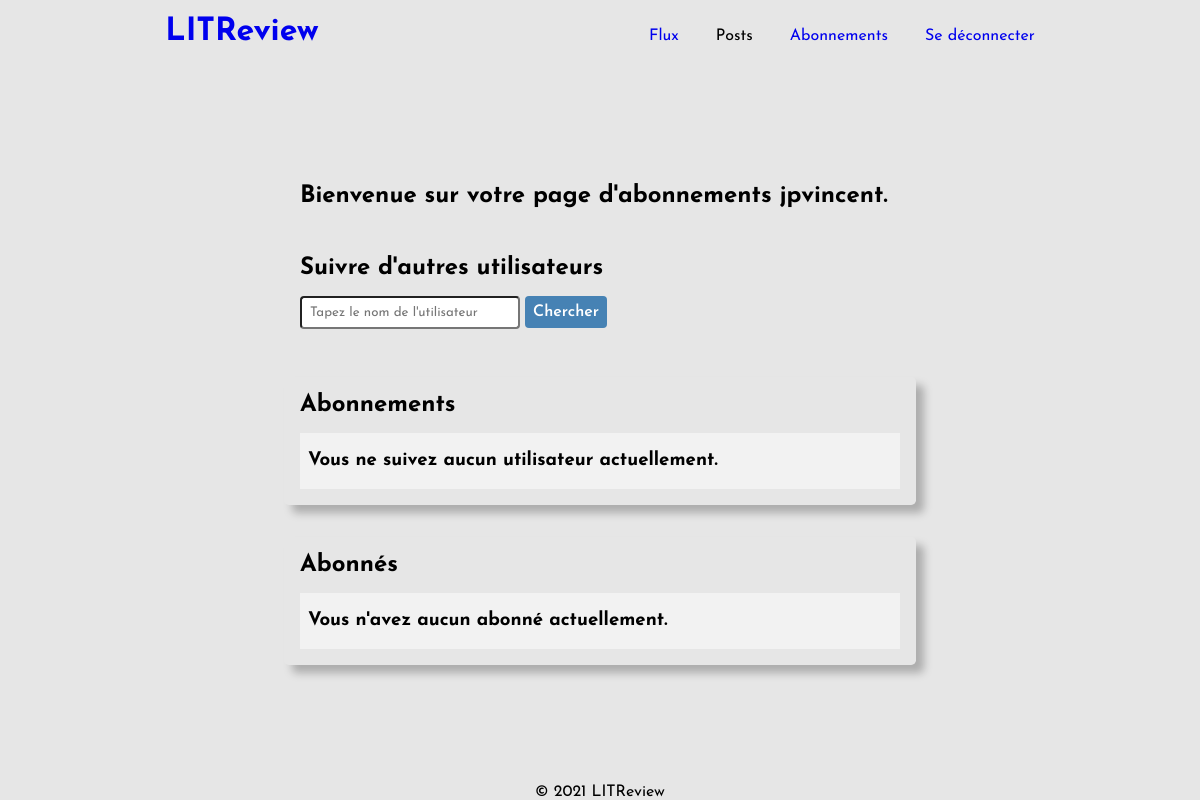
Page /subscriptions/ (signed in) on the earlier database version.
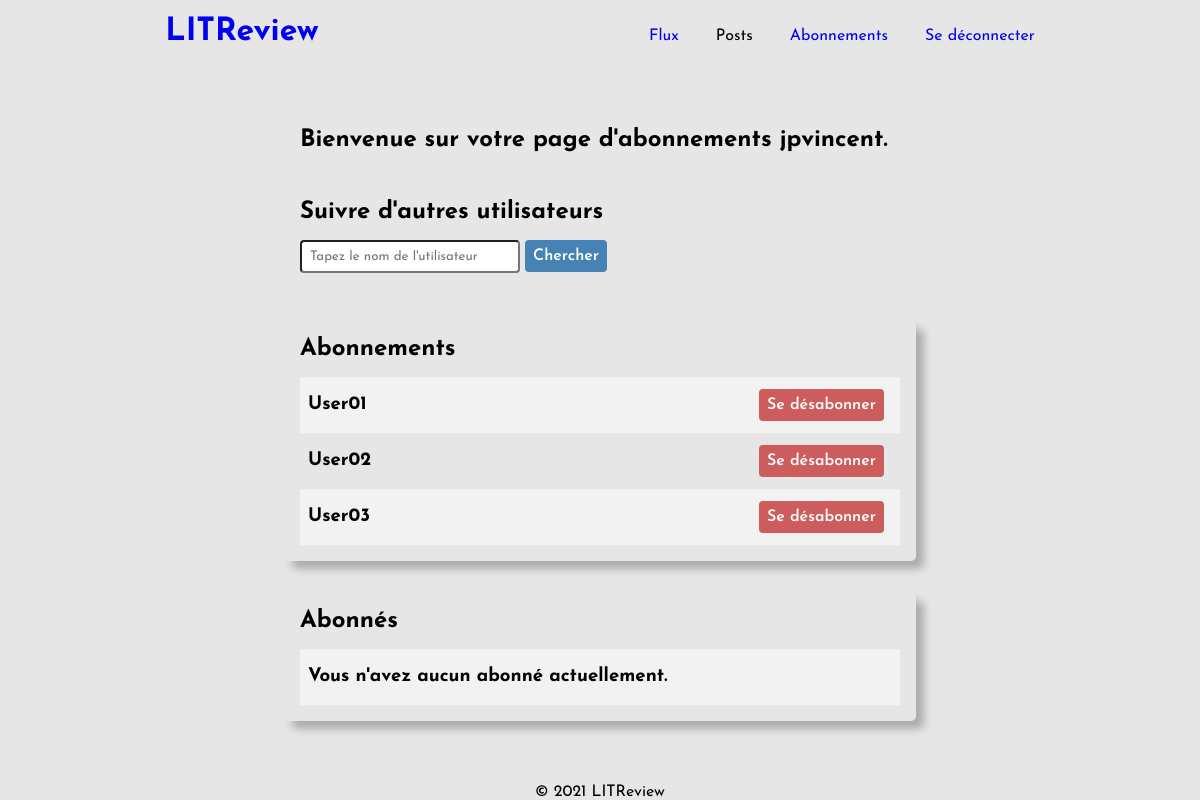
Same page on the later database version.
### accounts/models.py (models this page shows)
class CustomUser(AbstractUser):
    pass

### accounts/views.py (the view, shortened to what this page needs)
# urls.py: path('subscriptions/', subscriptions_view, name="subscriptions"),
def subscriptions_view(request):
    current_user_id = request.user.id
    followers = UserFollows.objects.filter(followed_user_id=current_user_id).values()
    followers = [follower["user_id"] for follower in followers]
    followed_users = UserFollows.objects.filter(user_id=current_user_id).values()
    followed_users = [user["followed_user_id"] for user in followed_users]
    followers = [CustomUser.objects.get(pk=follower_id) for follower_id in followers]
    followed_users = [CustomUser.objects.get(pk=user_id) for user_id in followed_users]
    context = {"followers": followers,
               "followed_users": followed_users}
    return render(request, "accounts/subscriptions.html", context)

### accounts/templates/accounts/subscriptions.html (shortened to what this page needs)
{% extends "base.html" %}
{% block content %}
{% if not user.is_authenticated %}
    <p>
        <h2>Merci de vous identifier en page d'accueil afin d'avoir accès à vos abonnements.</h2>
    </p>
    <p>
        <a href="{% url 'accounts:index' %}"><buttom class="btn btn-submit">Revenir à l'accueil</buttom></a>
    </p>
{% else %}
            <section class="main-section">
                <h2>Bienvenue sur votre page d'abonnements {{ user.username }}.</h2>
            </section>
            <section class="main-section main-section-list">
                <h2>Suivre d'autres utilisateurs</h2>
                <form method="POST">
                    <input type="text" name="user_search" placeholder="Tapez le nom de l'utilisateur" id="id_user_search">
                    <input type="submit" value="Chercher" class="btn btn-submit">
                </form>
            </section>
            <section class="main-section main-section-list shadow-box">
                <h2>Abonnements</h2>
                {% for user in followed_users %}
                    <div>
                        <h3>{{ user }}</h3>
                        <a href="{% url 'accounts:unsubscribe' user_id=user.id %}" method="POST"><button class="btn btn-delete">Se désabonner</button></a>
                    </div>
                {% empty %}
                <div>
                    <h3>Vous ne suivez aucun utilisateur actuellement.</h3>
                </div>
                {% endfor %}
            </section>
            <section class="main-section main-section-list shadow-box">
                <h2>Abonnés</h2>
                {% for follower in followers %}
                    <div>
                        <h3>{{ follower }}</h3>
                    </div>
                {% empty %}
                    <div>
                        <h3>Vous n'avez aucun abonné actuellement.</h3>
                    </div>
                {% endfor %}
            </section>
{% endif %}
{% endblock %}

### templates/base.html (shortened to what this page needs)
{% load static %}
<!DOCTYPE html>
<html lang="en">
<head>
    <link rel="stylesheet" href="{% static 'css/style.css' %}">
</head>
<body>
    <header>
        <a href="{% url 'accounts:index' %}">
            <h1>LITReview</h1>
        </a>
        {% if request.user.is_authenticated %}
            <nav>
                    <a href="{% url 'accounts:index' %}">Flux</a>
                    <a href="">Posts</a>
                    <a href="{% url 'accounts:subscriptions' %}">Abonnements</a>
                    <a href="{% url 'accounts:logout' %}">Se déconnecter</a>
            </nav>
        {% endif %}
    </header>
    <main>
        {% block content %}{% endblock %}
    </main>
    <footer>
        &copy; {% now "Y" %} LITReview
    </footer>
</body>
</html>

### accounts/static/css/style.css (style rules this page uses)
* { font-family: 'Josefin Sans', sans-serif; }
body { background-color: rgba(230,230,230,1); }
input { background-color: #fff; padding: .5rem; }
html, body { height: 100%; }
header { display: flex; align-items: baseline; justify-content: space-around; }
a { text-decoration: none; padding: 1rem; }
.login h2, .signup h2, .main-section h2,form,p,article { margin-bottom: 1rem; text-align: justify; }
.main-section { margin: 1rem auto; width: 50%; }
.shadow-box { border: 0; border-radius: .3rem; padding: 1rem; box-shadow: .5rem .5rem .5rem rgba(0,0,0,.25); }
.main-section-list > div { display: flex; justify-content: space-between; padding: .5rem; align-items: center; min-height: 2.5rem; }
.main-section-list > div a { padding: 0; margin-right: .5rem; }
.main-section-list > div:nth-child(even) { background-color: rgba(255,255,255,.5); }
#id_user_search { min-width: 200px; border-radius: .25rem; }
.btn { border: 0; border-radius: .25rem; margin: auto; padding: .5rem; cursor: pointer; font-size: 1rem; font-weight: 600; }
.btn-submit { color: #fff; background-color: steelblue; }
.btn-delete { color: #fff; background-color: indianred; }
main { min-height: 90%; display: flex; flex-direction: column; justify-content: center; align-items: center; }
footer { display: flex; align-items: baseline; justify-content: space-around; }

Differences in the rows shown:
now on this page (row edited): CustomUser: username "User01"
now on this page (row unchanged): CustomUser: username "User02"
now on this page (row edited): CustomUser: username "User03"
Other differences:
text no longer shown: "Vous ne suivez aucun utilisateur actuellement."
